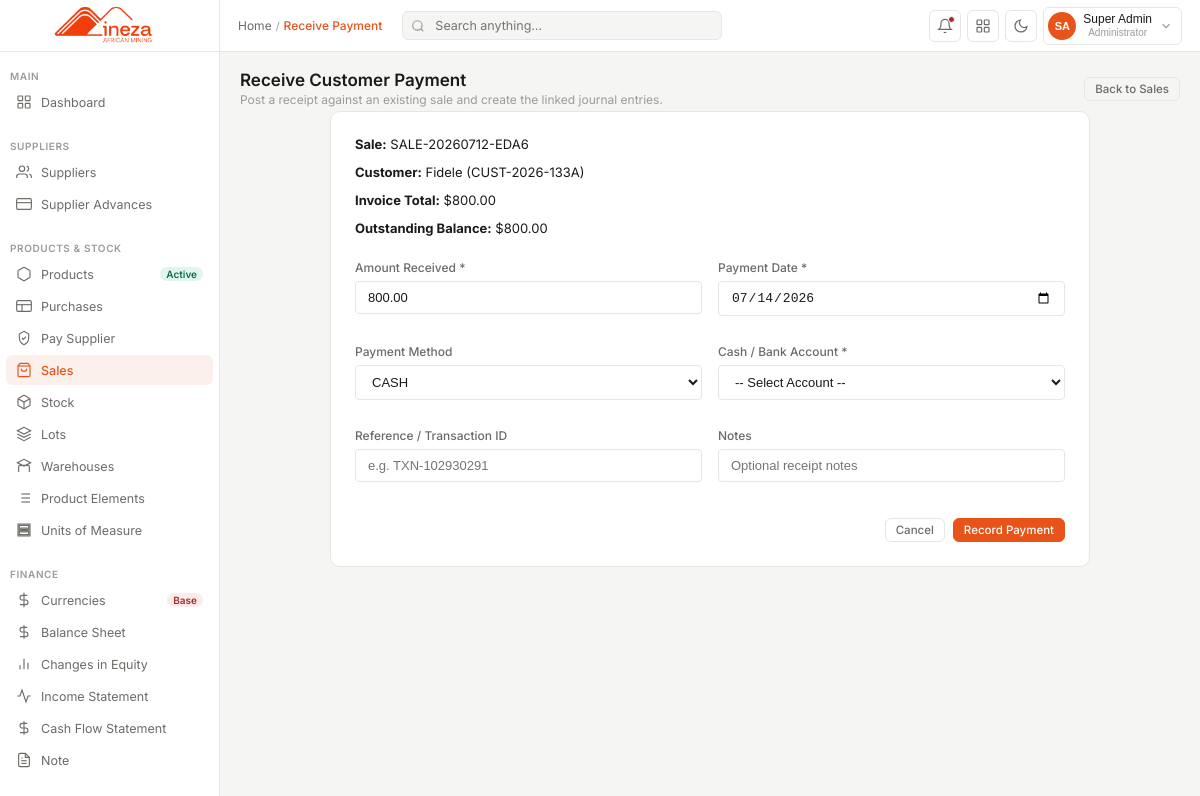
Screenshot of /pages/sales/receive_payment.php?sale_id=1 (signed in) with the database file from the repository.
### tables this page shows
CREATE TABLE `sells` (
  `id` bigint(20) UNSIGNED NOT NULL,
  `sale_no` varchar(50) NOT NULL COMMENT 'e.g. SALE-2025-0001',
  `customer_id` bigint(20) UNSIGNED NOT NULL,
  `sale_date` date NOT NULL,
  `delivery_date` date DEFAULT NULL,
  `warehouse_id` int(10) UNSIGNED NOT NULL COMMENT 'Warehouse from which goods are shipped',
  `total_qty_kg` decimal(14,4) DEFAULT 0.0000,
  `total_value_rwf` decimal(20,2) DEFAULT NULL,
  `total_value_usd` decimal(20,4) DEFAULT NULL,
  `exchange_rate` decimal(14,4) DEFAULT NULL,
  `currency` char(3) DEFAULT 'USD',
  `payment_terms` varchar(100) DEFAULT NULL COMMENT 'e.g. Net 30, CIA, T/T',
  `incoterms` varchar(50) DEFAULT NULL COMMENT 'e.g. FOB Mombasa, CIF',
  `export_permit_no` varchar(100) DEFAULT NULL,
  `destination_country` varchar(100) DEFAULT NULL,
  `status` enum('draft','confirmed','shipped','invoiced','paid','cancelled') NOT NULL DEFAULT 'draft',
  `notes` text DEFAULT NULL,
  `created_by` int(11) DEFAULT NULL,
  `created_at` timestamp NOT NULL DEFAULT current_timestamp(),
  `updated_at` timestamp NOT NULL DEFAULT current_timestamp() ON UPDATE current_timestamp()
);

CREATE TABLE `customer` (
  `id` bigint(20) UNSIGNED NOT NULL,
  `customer_code` varchar(30) DEFAULT NULL,
  `customer_type` enum('company','individual','government') DEFAULT 'company',
  `name` varchar(200) NOT NULL,
  `nif` varchar(50) DEFAULT NULL,
  `vat_reg_no` varchar(100) DEFAULT NULL,
  `contact_person` varchar(150) DEFAULT NULL,
  `phone` varchar(30) DEFAULT NULL,
  `email` varchar(150) DEFAULT NULL,
  `address` text DEFAULT NULL,
  `country` varchar(100) DEFAULT NULL,
  `credit_limit` decimal(18,2) DEFAULT 0.00,
  `currency` char(3) DEFAULT 'USD' COMMENT 'Default billing currency',
  `receivable_account_id` bigint(20) UNSIGNED DEFAULT NULL,
  `is_active` tinyint(1) DEFAULT 1,
  `notes` text DEFAULT NULL,
  `created_at` timestamp NOT NULL DEFAULT current_timestamp(),
  `updated_at` timestamp NOT NULL DEFAULT current_timestamp() ON UPDATE current_timestamp()
);

### pages/sales/receive_payment.php (the view, shortened to what this page needs)
<?php
require_once __DIR__ . '/../../config/db.php';
$errors = [];
$zeroAmount = 0.0;
$saleId = isset($_GET['sale_id']) ? (int)$_GET['sale_id'] : 0;
if (empty($errors)) {
    $saleQuery = mysqli_query($conn, "SELECT s.*, c.name AS customer_name, c.customer_code, c.receivable_account_id, c.id AS customer_id
        FROM sells s
        JOIN customer c ON s.customer_id = c.id
        WHERE s.id = $saleId LIMIT 1");
    if (!$saleQuery || mysqli_num_rows($saleQuery) === 0) {
        $errors[] = 'Selected sale was not found.';
    } else {
        $sale = mysqli_fetch_assoc($saleQuery);
        $paidQuery = mysqli_query($conn, "SELECT COALESCE(SUM(amount_allocated), 0) AS paid_total FROM customer_payment_allocations WHERE sale_id = $saleId");
        $paidTotal = $zeroAmount;
        if ($paidQuery && mysqli_num_rows($paidQuery) > 0) {
            $paidRow = mysqli_fetch_assoc($paidQuery);
            $paidTotal = (float)$paidRow['paid_total'];
        }
        $sale['outstanding_amount'] = (float)$sale['total_value_usd'] - $paidTotal;
    }
}
$paymentMethods = ['CASH', 'BANK_TRANSFER', 'CHEQUE', 'MOBILE_MONEY'];
?>
<!DOCTYPE html>
<html lang="en">
<head>
<link rel="stylesheet" href="../../src/css/dashboard.css">
<link rel="stylesheet" href="../../src/css/sidebar.css">
<link rel="stylesheet" href="../../src/css/navbar.css">
<link rel="stylesheet" href="../../src/css/sales.css">
</head>
<body>
<?php include '../include/sidebar.php'; ?>
<div class="main">
  <?php $page_title = 'Receive Payment'; include '../include/navbar.php'; ?>
  <div class="content">
    <div class="page-header">
      <div>
        <h1 class="page-title">Receive Customer Payment</h1>
        <div class="page-sub">Post a receipt against an existing sale and create the linked journal entries.</div>
      </div>
      <div class="page-actions">
        <a href="index.php" class="btn-sm" style="text-decoration:none; display:flex; align-items:center; justify-content:center; gap:8px;">Back to Sales</a>
      </div>
    </div>
    <?php if (!empty($sale)): ?>
      <div class="card" style="max-width: 760px; margin: 0 auto; padding: 24px;">
        <div style="display:grid; gap:12px; margin-bottom: 24px;">
          <div><strong>Sale:</strong> <?php echo htmlspecialchars($sale['sale_no']); ?></div>
          <div><strong>Customer:</strong> <?php echo htmlspecialchars($sale['customer_name'] . ' (' . $sale['customer_code'] . ')'); ?></div>
          <div><strong>Invoice Total:</strong> $<?php echo number_format((float)$sale['total_value_usd'], 2); ?></div>
          <div><strong>Outstanding Balance:</strong> $<?php echo number_format((float)$sale['outstanding_amount'], 2); ?></div>
        </div>
        <form method="post" action="receive_payment.php">
          <div class="form-grid-2">
            <div class="form-group">
              <label for="amountCurrency">Amount Received *</label>
              <input type="number" id="amountCurrency" name="amount_currency" class="form-control" step="any" min="0.01" value="<?php echo number_format(max((float)$sale['outstanding_amount'], $zeroAmount), 2, '.', ''); ?>" required>
            </div>
            <div class="form-group">
              <label for="paymentDate">Payment Date *</label>
              <input type="date" id="paymentDate" name="payment_date" class="form-control" value="<?php echo date('Y-m-d'); ?>" required>
            </div>
          </div>
          <div class="form-grid-2">
            <div class="form-group">
              <label for="paymentMethod">Payment Method</label>
              <select id="paymentMethod" name="payment_method" class="form-control">
                <?php foreach ($paymentMethods as $method): ?>
                  <option value="<?php echo htmlspecialchars($method); ?>" <?php echo $method === 'CASH' ? 'selected' : ''; ?>><?php echo htmlspecialchars($method); ?></option>
                <?php endforeach; ?>
              </select>
            </div>
            <div class="form-group">
              <label for="accountId">Cash / Bank Account *</label>
              <select id="accountId" name="account_id" class="form-control" required>
                <option value="">-- Select Account --</option>
              </select>
            </div>
          </div>
          <div class="form-grid-2">
            <div class="form-group">
              <label for="referenceNo">Reference / Transaction ID</label>
              <input type="text" id="referenceNo" name="reference_no" class="form-control" placeholder="e.g. TXN-102930291">
            </div>
            <div class="form-group">
              <label for="description">Notes</label>
              <input type="text" id="description" name="description" class="form-control" placeholder="Optional receipt notes">
            </div>
          </div>
          <div style="display:flex; justify-content:flex-end; gap:8px; margin-top: 20px;">
            <a href="index.php" class="btn-sm" style="text-decoration:none;">Cancel</a>
            <button type="submit" class="btn-sm btn-primary">Record Payment</button>
          </div>
        </form>
      </div>
    <?php else: ?>
      <div class="card" style="max-width: 760px; margin: 0 auto; padding: 24px;">
        <p>No sale selected or the sale could not be loaded.</p>
      </div>
    <?php endif; ?>
  </div>
</div>
</body>
</html>

### src/css/dashboard.css (style rules this page uses)
* { margin: 0; padding: 0; box-sizing: border-box; }
:root { --orange: #E8531A; --orange-light: #FBF0EB; --orange-mid: #F26B3A; --sidebar-w: 220px; --nav-h: 52px; --bg: #F5F5F4; --card: #fff; --border: #E8E6E1; --border-hover: #ccc; --table-border: #F2F0ED; --table-hover: #FAFAF8; --text: #1A1A18; --text2: #6B6B67; --text3: #9B9B97; --green: #0F6E56; --green-bg: #E1F5EE; --amber: #BA7517; --amber-bg: #FAEEDA; --red: #A32D2D; --red-bg: #FCEBEB; --blue: #185FA5; --blue-bg: #E6F1FB; --alert-red-bg: #FFF8F8; --alert-amber-bg: #FFFBF4; --alert-green-bg: #F4FBF7; --alert-blue-bg: #F4F8FB; --radius: 6px; --radius-lg: 10px; font-family: 'Inter', sans-serif; }
body { background: var(--bg); color: var(--text); font-size: 13px; display: flex; height: 100vh; overflow: hidden; transition: background 0.2s ease, color 0.2s ease; }
.main { flex: 1; display: flex; flex-direction: column; overflow: hidden; }
.content { flex: 1; overflow-y: auto; padding: 18px 20px; }
.page-header { display: flex; align-items: center; justify-content: space-between; margin-bottom: 4px; }
.page-title { font-size: 17px; font-weight: 600; color: var(--text); display: flex; align-items: center; gap: 8px; }
.page-sub { font-size: 12px; color: var(--text3); margin-top: 2px; }
.page-actions { display: flex; gap: 8px; }
.card { background: var(--card); border: 1px solid var(--border); border-radius: var(--radius-lg); padding: 14px 16px; transition: background 0.2s ease, border-color 0.2s ease; }
.btn-sm { padding: 4px 10px; border-radius: var(--radius); font-size: 11.5px; font-weight: 500; cursor: pointer; border: 1px solid var(--border); background: transparent; color: var(--text2); font-family: inherit; transition: all .15s; }
.btn-primary { background: var(--orange); color: #fff; border-color: var(--orange); }

### src/css/sales.css (style rules this page uses)
.form-grid-2 { display: grid; grid-template-columns: 1fr 1fr; gap: 16px; margin-bottom: 12px; }
.form-group { margin-bottom: 16px; }
.form-group label { display: block; font-size: 12px; font-weight: 500; color: var(--text2); margin-bottom: 6px; }
.form-control { width: 100%; padding: 8px 12px; border: 1px solid var(--border); border-radius: 4px; background: var(--card); color: var(--text); font-size: 13px; transition: border-color 0.25s ease, box-shadow 0.25s ease; }

### rows the page displays
sells: sale_no "SALE-20260712-EDA6", customer.customer_code "Fidele (CUST-2026-133A)", total_value_usd "800.00"

### other values shown
$page_title "Receive Payment"
$initials "SA"
$sale['outstanding_amount'] "800.00"
form field payment_method "CASH"
